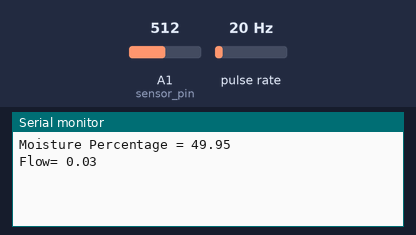
A sketch run on a simulated Arduino Uno, built with avr-gcc and run on an emulated ATmega328P. Shown: the last lines printed to the serial monitor. Wiring (inferred from the names in the program): pulse sensor: data pin 2. Inputs (shaded band) come from the test bench; at power-on: A1 (sensor_pin) = 512, pulse rate 20 Hz.

Above: at 1.2 s.
1.3 s: A1 (sensor_pin) set to 900
At 2.9 s:
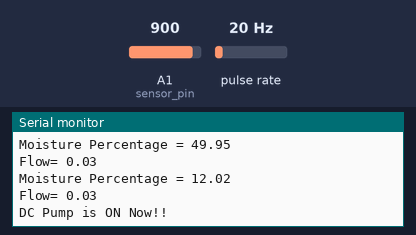
3.5 s: A1 (sensor_pin) set to 716
At 4.9 s:
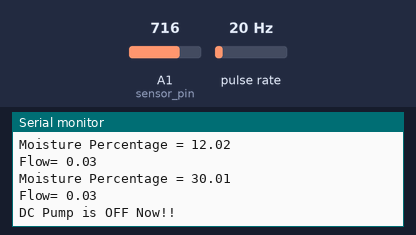
5.6 s: pulse rate (sensor on pin 2) set to 4 Hz
At 6.9 s:
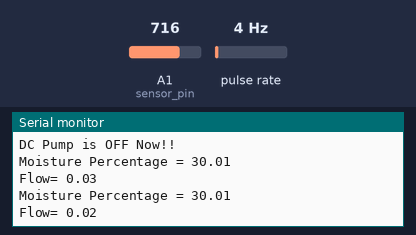
7.1 s: pulse rate (sensor on pin 2) set to 50 Hz
At 7.7 s:
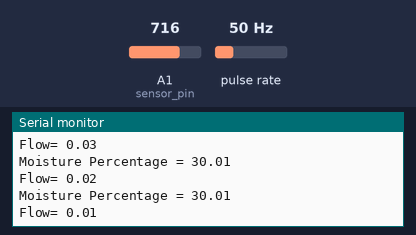
Timing chart, 0 to 9.6 s (numbered marks = the images above; inputs shaded):
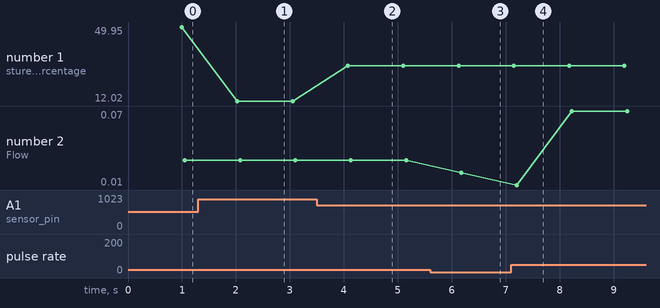

The sketch:

soil.ino
```cpp
const int sensor_pin = A1;     // Soil sensor Pin number
#define DCwater_pump 8        //Relay Pin Number
int flowPin = 2;    //This is the input pin on the Arduino
double flowRate;    //This is the value we intend to calculate.
volatile int count; //This integer needs to be set as volatile to ensure it updates correctly during the interrupt process.
int i= 1;


void Flow()
{
   count++; //Every time this function is called, increment "count" by 1
}

void setup()
{
  Serial.begin(9600);
  pinMode(DCwater_pump, OUTPUT);
  pinMode(flowPin, INPUT);           //Sets the pin as an input
  attachInterrupt(0, Flow, RISING);  //Configures interrupt 0 (pin 2 on the Arduino Uno) to run the function "Flow"
}

void loop()
{
  float moisture_percentage;
  int sensor_analog;
  count = 0;      // Reset the counter so we start counting from 0 again
  interrupts();   //Enables interrupts on the Arduino
  delay (1000);   //Wait 1 second
  noInterrupts(); //Disable the interrupts on the Arduino
  sensor_analog = analogRead(sensor_pin);

  //Start the math
  flowRate = (count * 2.25);        //Take counted pulses in the last second and multiply by 2.25mL
  flowRate = flowRate * 60;         //Convert seconds to minutes, giving you mL / Minute
  flowRate = flowRate / 100000;       //Convert mL to Liters, giving you Liters / Minute
  moisture_percentage = ( 100 - ( (sensor_analog/1023.00) * 100 ) );

  Serial.print("Moisture Percentage = ");
  Serial.println(moisture_percentage);
  Serial.print("Flow= ");
  Serial.println(flowRate);

  if(moisture_percentage < 26){
    digitalWrite(DCwater_pump,LOW);
    if(i == 1){
      Serial.println("DC Pump is ON Now!!");
      i++;}
  }
  else{
     digitalWrite(DCwater_pump,HIGH);
     if  (i> 1){
       Serial.println("DC Pump is OFF Now!!");
       i = 1;}
      }
  delay(5000);
  }
```

Measured:
- after the input at 1.3 s, the serial monitor: prints a new line after 0.73 s (image 1)
- after the input at 3.5 s, the serial monitor: prints a new line after 0.58 s (image 2)
- after the input at 5.6 s, the serial monitor: prints a new line after 0.58 s (image 3)
- plotted number 1: 49.95 → 12.02 after the input at 1.3 s, 12.02 → 30.01 after the input at 3.5 s
- plotted number 2: 0.03 → 0.02 after the input at 5.6 s, 0.02 → 0.07 after the input at 7.1 s
